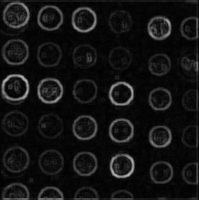
#> input picture ExerciseMinimaImposition/src/micro24_20060309_grad.pgm, 199 x 200 px
$ python minimaimposition.py src/micro24_20060309_grad.pgm 5 output/exercise_11_minima_imposition.pgm out.png
#> lines starting #> are read from the running program, lines starting #| are printed output that depends on the picture; after the words box and inside, x2 and y2 are one past the last pixel; in counts of white or black regions, pixels touching at a corner belong together
import cv2
import sys
import os
import numpy as np
import math

def inf_images(img1, img2):
    """
    Reads two grayscale PGM images and computes their pixel-wise infimum (minimum).

    Args:
        image_1 (cv2.image): input PGM Image.
        image_2 (cv2.image): input PGM Image.

    Returns:
        inf_img: The resulting image obtained by taking the pixel-wise minimum.
    """
    if img1 is None:
        raise ValueError(f"Unable to read image.")

    if img2 is None:
        raise ValueError(f"Unable to read image.")

    if img1.shape != img2.shape:
        raise ValueError("Input images must have the same dimensions.")

    # Compute pixel-wise minimum (infimum)
    inf_img = cv2.min(img1, img2)
    return inf_img


def sup_images(img1, img2):
    """
    Reads two grayscale PGM images and computes their pixel-wise supremum (maximum).

    Args:
        image_1 (cv2.image): input PGM Image.
        image_2 (cv2.image): input PGM Image.

    Returns:
        sup_img: The resulting image obtained by taking the pixel-wise minimum.
    """
    if img1 is None:
        raise ValueError(f"Unable to read image.")

    if img2 is None:
        raise ValueError(f"Unable to read image.")

    if img1.shape != img2.shape:
        raise ValueError("Input images must have the same dimensions.")

    # Compute pixel-wise minimum (infimum)
    sup_img = cv2.max(img1, img2)
    return sup_img


def compare_images(img1, img2):
    """
    Reads two grayscale PGM images and checks

    Args:
        image_1 (cv2.image): input PGM Image.
        image_2 (cv2.image): input PGM Image.

    Returns:
        bool: True if the images are equal, False otherwise.
    """
    if img1 is None:
        raise ValueError(f"Unable to read image.")

    if img2 is None:
        raise ValueError(f"Unable to read image.")
    if img1.shape != img2.shape:
        return False

    return np.array_equal(img1, img2)


import numpy as np

import numpy as np

def custom_erosion(img, kernel_size, connectivity):
    """
    Perform morphological erosion on a grayscale image.

    Args:
        img (numpy.ndarray): Grayscale image.
        kernel_size (int): Size of the square kernel (should be odd).
        connectivity (int): Neighbor connectivity (4 or 8).

    Returns:
        numpy.ndarray: The eroded image.
    """
    h, w = img.shape
    pad = kernel_size // 2
    out = np.copy(img)  # Copy input image

    # Define 4-connectivity neighbors
    neighbor_offsets = [(-1, 0), (1, 0), (0, -1), (0, 1)]

    # If 8-connectivity is chosen, add diagonal neighbors
    if connectivity == 8:
        neighbor_offsets += [(-1, -1), (-1, 1), (1, -1), (1, 1)]

    # Iterate over every pixel
    for y in range(h):
        for x in range(w):
            # List to store neighbor pixel values
            neighbor_values = [img[y, x]]  # Include center pixel

            # Check neighbors based on connectivity
            for dy, dx in neighbor_offsets:
                ny, nx = y + dy, x + dx
                if 0 <= ny < h and 0 <= nx < w:  # Ensure inside bounds
                    neighbor_values.append(img[ny, nx])

            # Assign the minimum value from valid neighbors
            out[y, x] = min(neighbor_values)

    return out


def run ():

    """
    Reads a grayscale image PGM along with a marker image and imposes the Minima.


    Usage:
      python exercise_12a.py <input_image_path> <input_text_file> <output_text_path>

      where:
       - <input_image_path> is the path to the input PGM image
       - <input_image_markers_path> is the path to the input image marker PGM_image
       - <connectivity> is the amount of connectivity
       - <output_image_path> is the path to the output txt file

    If no arguments are provided, default values are used:
      - input_image: src/micro24_20060309_grad.pgm.pgm
      - connectivity: 8
      - input_image_markers_path: src/micro24_20060309_markersinsideandfond.pgm
      - output_text_path will be provided in output/exercise_11_minima_imposition_output.pgm'

    """

    script_dir = os.path.dirname(os.path.abspath(__file__))

    if len(sys.argv) == 1:
        input_image_path = os.path.join(script_dir, "src", "micro24_20060309_grad.pgm")
        connectivity=8
        output_image_path='ExerciseMinimaImposition/output/exercise_11_minima_imposition.pgm'
        input_image_markers_path='ExerciseMinimaImposition/src/micro24_20060309_markersinsideandfond.pgm'
        print("No arguments provided. Using default values:")
        print("  Input image:", input_image_path)
    elif len(sys.argv) < 5:
        print("Usage: python exercise_11minimalimposition.py <input_image_path> <input_image_markers_path> <input_text_file> <output_text_path>")
        sys.exit(1)
    else:
        input_image_path=sys.argv[1]
        connectivity=int(sys.argv[2])
        input_image_markers_path=sys.argv[3]
        output_text_path=sys.argv[4]


    print(input_image_path)


    img=cv2.imread(input_image_path, cv2.IMREAD_GRAYSCALE)
#> img is the input picture: shape (200, 199); min 1, max 182, mean 19

    img_markers=cv2.imread(input_image_markers_path, cv2.IMREAD_GRAYSCALE)
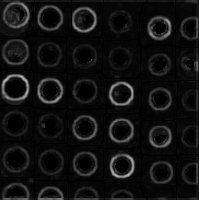
#> input picture ExerciseMinimaImposition/output/exercise_11_minima_imposition.pgm, 199 x 200 px
#> img_markers is the input picture: shape (200, 199); min 0, max 182, mean 17.1

    ## Invert the image
    img_markers_inv=img_markers

    ## Iterate through each pixel of img_markers to invert the image
    for row in range(0,img_markers.shape[0]):
        for col in range(0,img_markers.shape[1]):
            if img_markers[row,col]==0:
                img_markers_inv[row,col]=255
            elif img_markers[row,col]==255:
                img_markers_inv[row,col]=0
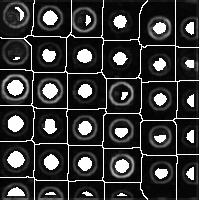
#> img_markers_inv: shape (200, 199); 14.24% of pixels changed, all inside (x1, y1, x2, y2) = (0, 0, 199, 200)


    img_prime=inf_images(img,img_markers_inv)


    cur_image=img_markers_inv

    last_image=np.zeros((img.shape[0],img.shape[1]))


    while (compare_images(cur_image,last_image)==0):
        last_image=cur_image

        erosion=custom_erosion(cur_image,3,connectivity)

        cur_image=sup_images(erosion,img_prime)
#> this loop made 20 passes
#> pass 1, in run, `erosion=custom_erosion(cur_image,3,connectivity)`:
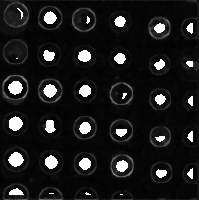
#> erosion: shape (200, 199); min 1, max 255, mean 27.6
#> pass 1, in sup_images, `sup_img = cv2.max(img1, img2)`:
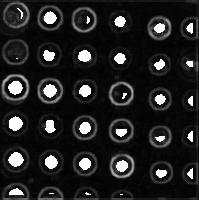
#> sup_img: shape (200, 199); min 1, max 255, mean 34.5
#> after the loop:
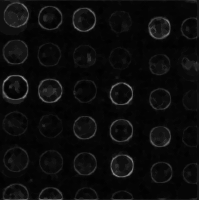
#> erosion: shape (200, 199); min 1, max 150, mean 11.9


    ## Write to filepath
#> (the run stopped early here; a loop or call above may not have finished)
